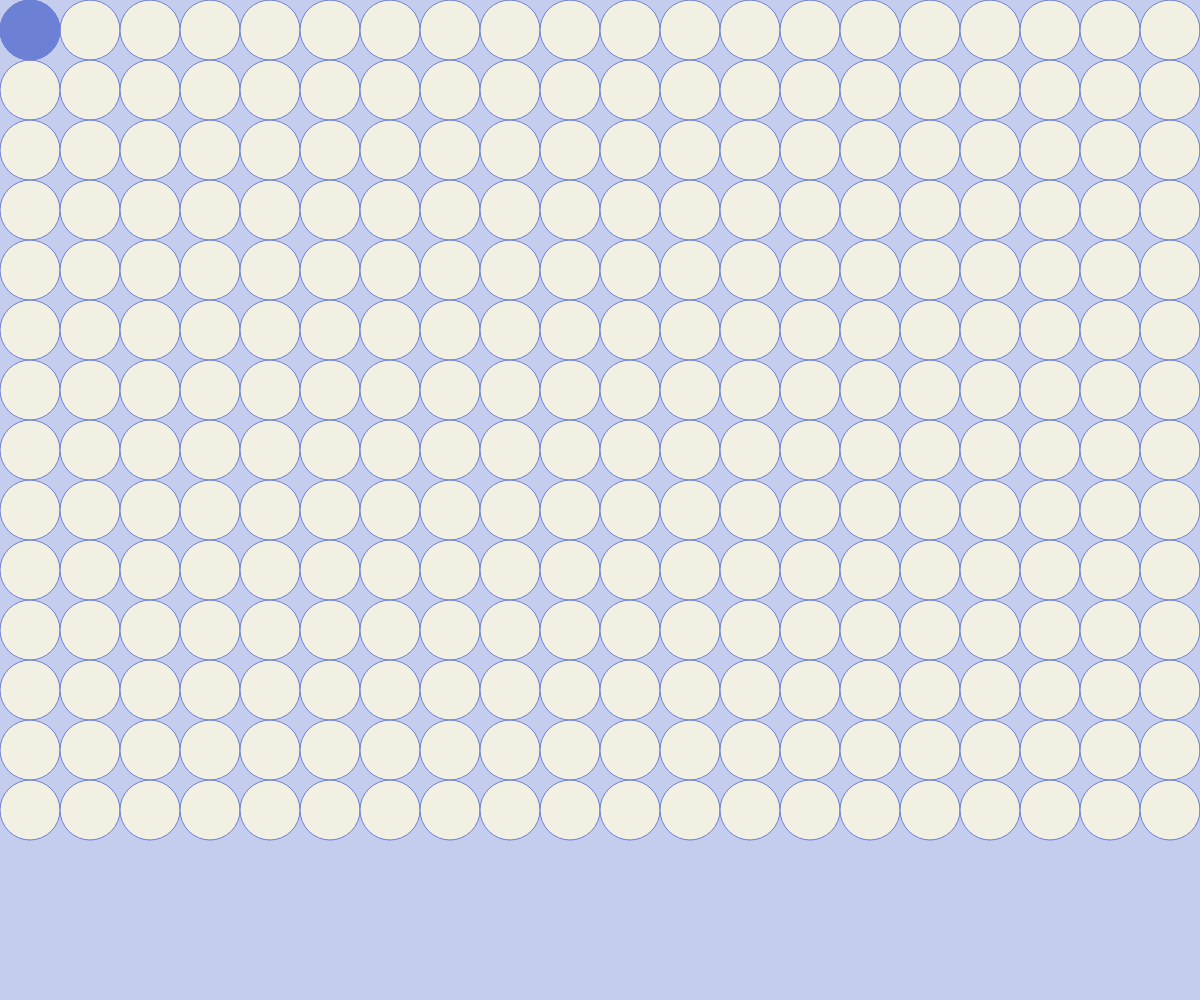
Frame 1 (no input)
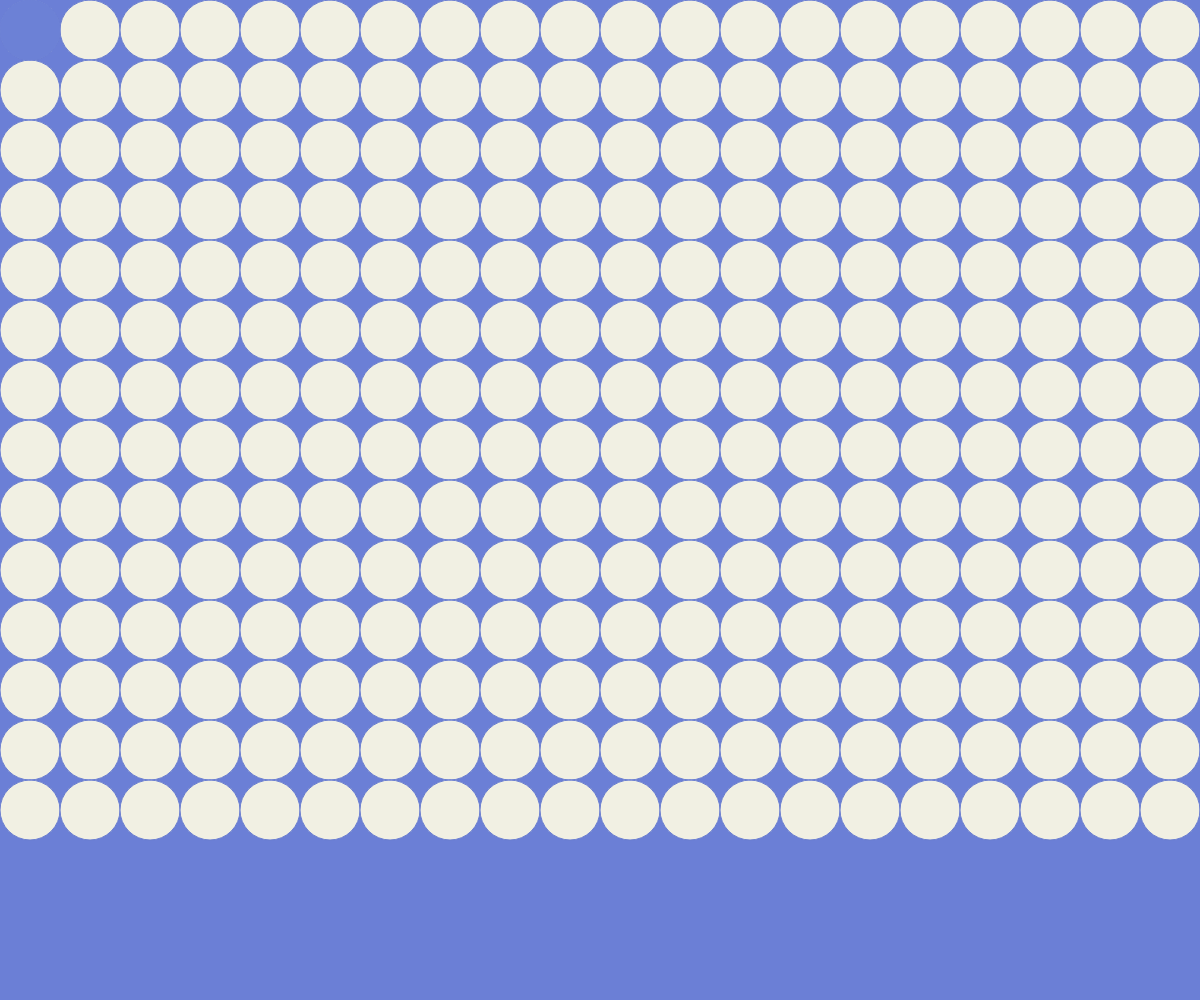
Frame 60 (no input)
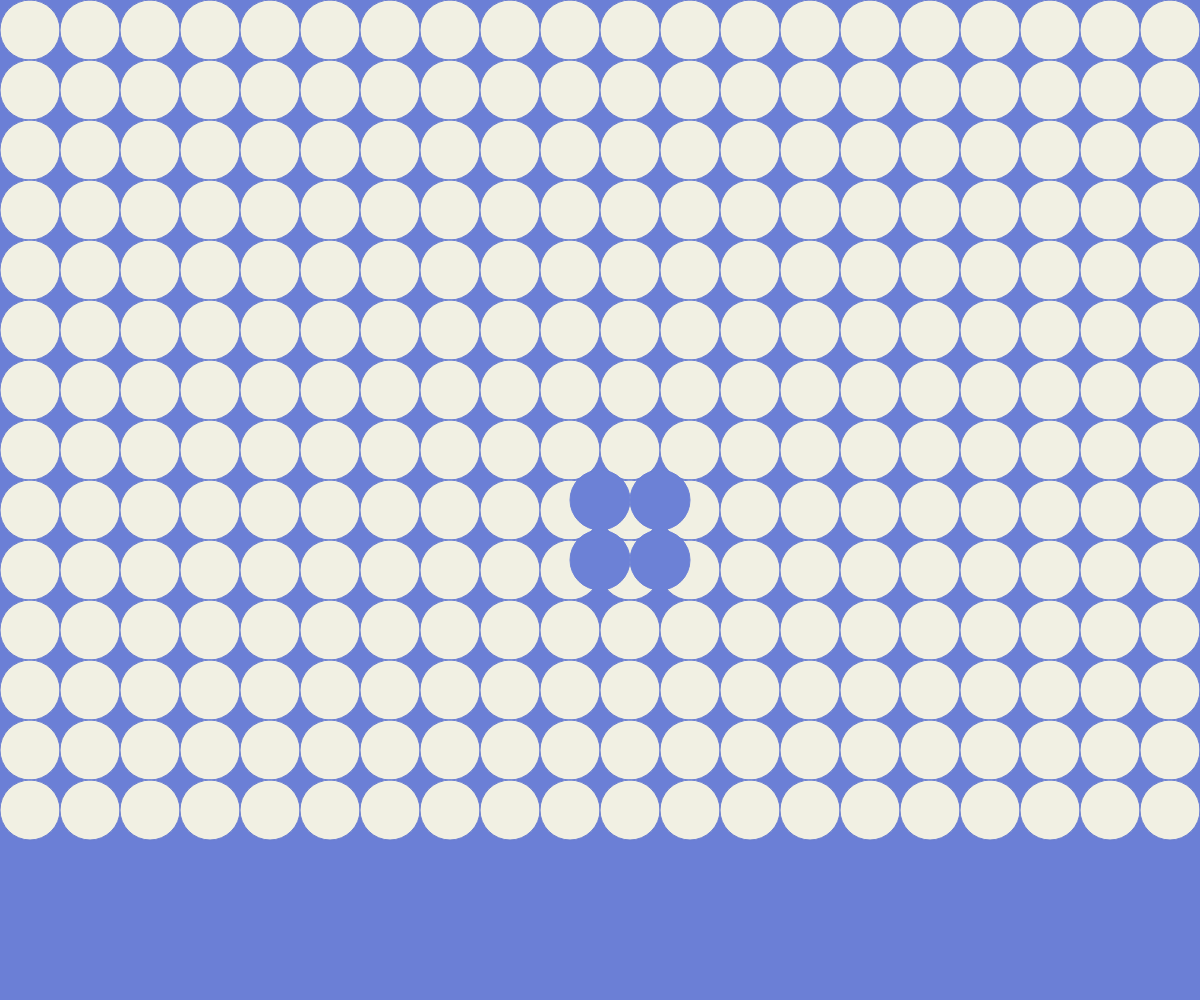
Frame 120 (the mouse pressed at the canvas centre since frame 60)

The p5.js sketch that drew these frames (run headless with seeded random() and noise() and a simulated clock; from frame 60 on, the mouse is pressed at the canvas centre):

// p5.js sketch
// ── sketch.js

function setup(){
    createCanvas(windowWidth, windowHeight);
}

function draw(){
    background(108, 129, 214, 100);
    fill('#f1f0e3');
    stroke('#6a7ed1');
    
    let spacing = 60;
    let rows = 14;

    for (var i = 0; i < rows; i++) {  
        for (var j = 0; j < 100; j++) {  
            rect(j * spacing, i * spacing, 60, 60, 60);
        }
    }

    fill('#6c81d6');
    stroke('#6c81d6');
    if (mouseX < windowWidth * 1/3) {
        rect(mouseX, mouseY, 60, 60,60);
    } else if (mouseX >= windowWidth * 1/3 && mouseX < windowWidth * 2/3) {
        let offsetX = 30; 
        let offsetY = 30;
        
        rect(mouseX - offsetX, mouseY - offsetY, 60, 60, 60);
        rect(mouseX + offsetX, mouseY - offsetY, 60, 60, 60);
        
        rect(mouseX - offsetX, mouseY + offsetY, 60, 60, 60);
        rect(mouseX + offsetX, mouseY + offsetY, 60, 60, 60);
    } else {
        let offsetX = 60; 
        let offsetY = 60; 
        
        rect(mouseX - offsetX, mouseY - offsetY, 60, 60, 60); 
        rect(mouseX, mouseY - offsetY, 60, 60, 60); 
        rect(mouseX + offsetX, mouseY - offsetY, 60, 60, 60); 
        
        rect(mouseX - offsetX, mouseY, 60, 60, 60); 
        rect(mouseX, mouseY, 60, 60, 60); 
        rect(mouseX + offsetX, mouseY, 60, 60, 60); 
        
        rect(mouseX - offsetX, mouseY + offsetY, 60, 60, 60); 
        rect(mouseX, mouseY + offsetY, 60, 60, 60); 
        rect(mouseX + offsetX, mouseY + offsetY, 60, 60, 60);
    }
}

// ── script.js
var billy; // variable declaration without definition

console.log(billy); // billy has the value undefined

billy = 13;
billy ='billy is great';
billy = 'billy said "hello"';

// keyboard expression codeblock
if(true){
    console.log(billy);
}

if (15 > 15){
    console.log('is it true?');
}

billy = "silly";
if(billy){ // coercion change string to a boolean
    console.log('billy is silly');
}

if(billy === 'silly'){ // === testing for equal value and same type
    console.log('really silly');
}

// == testing for equal value but allows for coercion
//billy == true
// billy gets coerced to a boolean and the expression is true

// typeof operator precedes a variable name or literal value

console.log(typeof "efsleifs");
console.log(typeof billy);

if(typeof billy === "string"){
    billy = 'sfsdfsffsfs';
}else{
    billy = 42;
}

////////////
// for loop

for(var i = 0; i < 5; i++){
    console.log('hello');
}

for (var i = 0; i < 10; i++){
    console.log(i);
}
console.log(i);
////////

// function declaration
function bob(){
    console.log('i am bob');
    return 'bob'; // javascript usually automatically puts return 'underfined'; but you can override that
}

// function invokation
bob(); // () function invokation operator

/* multiline comment
for(var i = 0; i < 10; i++){
    bob();
}
*/

// command + / is a keyboard shortcut for turning code into a comment

console.log( bob() );

function bailly(data){
    data = data + 100;
    return data;
}

var mydata = bailly(50);
console.log(typeof mydata);

// ── style.css
* {
    border: 0px;
    margin: 0px;
}
h1 {
    text-align: center;
    margin-top: 70px;
    margin-bottom: 40px;
    font-family: Helvetica, sans-serif; 
    font-size: 24px;
    font-weight: 400;
    letter-spacing: 2.5px;
    color: 	#2c2b2b; 
}
